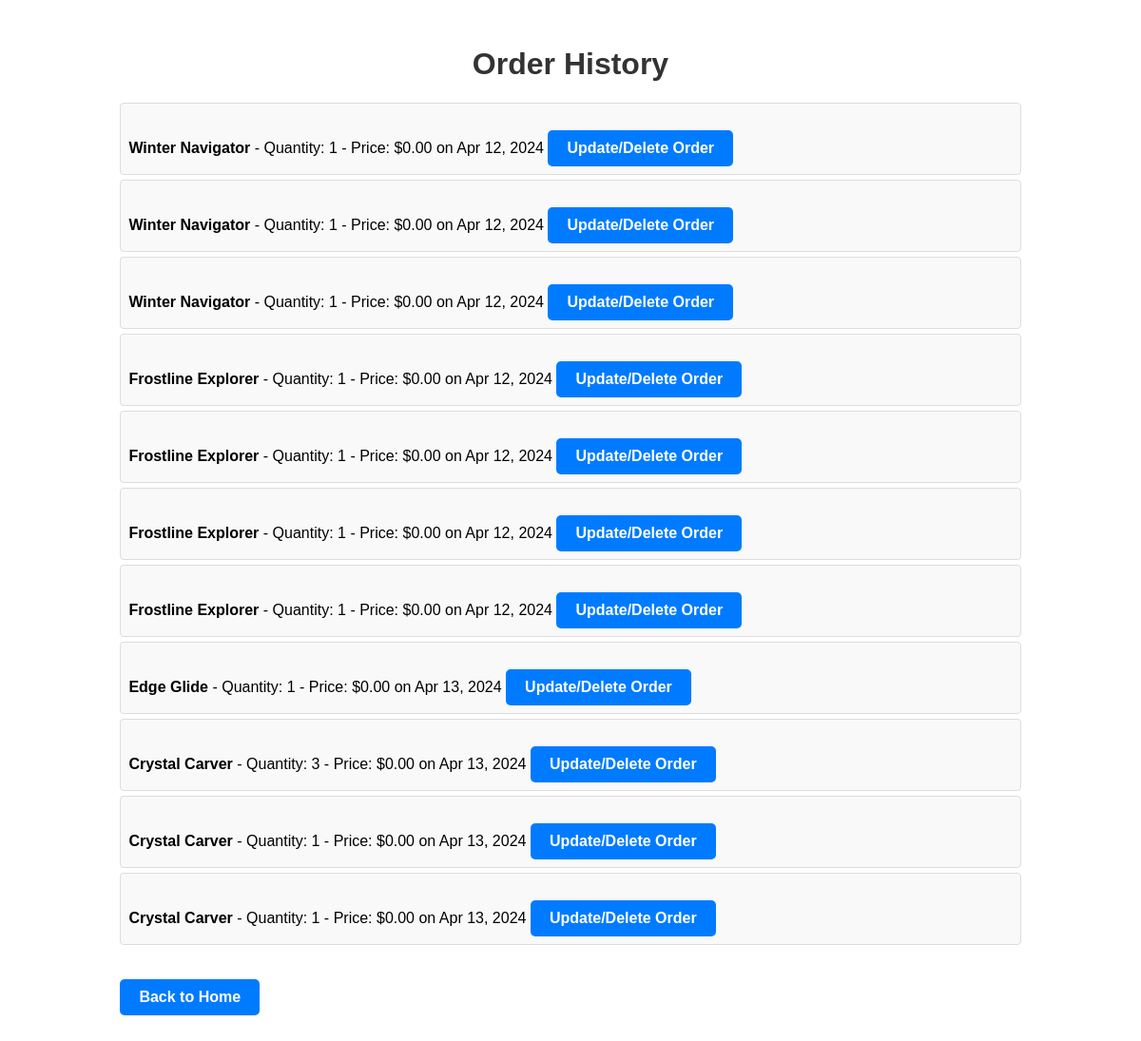
Before: /kittenfactory/order_history/ (signed in) with the older database file.
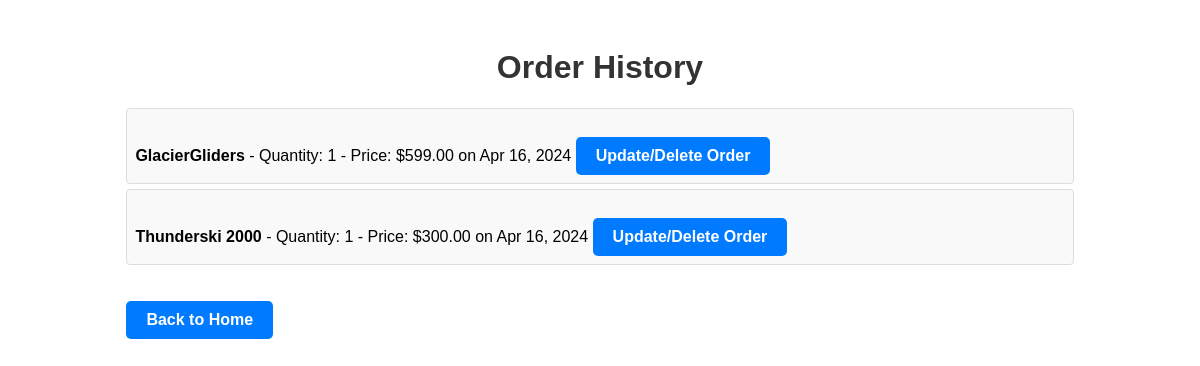
After: the same page with the newer database file.
### kittenfactory/models.py (models this page shows)
class Order(models.Model):
    customer = models.ForeignKey(Customer, on_delete=models.CASCADE)
    product = models.ForeignKey(Product, on_delete=models.CASCADE)
    quantity = models.IntegerField()
    date = models.DateField(auto_now_add=True)
    price = models.DecimalField(max_digits=8, decimal_places=2, default=0.00)

class Product(models.Model):
    name = models.CharField(max_length=200)
    price = models.DecimalField(max_digits=10, decimal_places=2)
    description = models.TextField()
    makeup = models.CharField(max_length = 50)
    size = models.IntegerField()

### kittenfactory/views.py (the view)
# urls.py: path('order_history/', OrderHistoryView.as_view(), name='order_history'),
@method_decorator(login_required, name='dispatch')
class OrderHistoryView(ListView):
    model = Order
    template_name = 'order_history.html'
    context_object_name = 'orders'
    def get_queryset(self):
        customer = Customer.objects.get(user=self.request.user)
        return Order.objects.filter(customer=customer)

### kittenfactory/templates/order_history.html (shortened to what this page needs)
{% block content %}
<div class="container">
    <h1>Order History</h1>
    {% if orders %}
        <ul>
            {% for order in orders %}
            <li>
                <strong>{{ order.product.name }}</strong> - Quantity: {{ order.quantity }} - Price: ${{ order.price }} on {{ order.date|date:"M d, Y" }}
                <a href="{% url 'order-details' pk=order.pk %}" class="btn">Update/Delete Order</a>
            </li>
            {% endfor %}
        </ul>
    {% else %}
        <p class="no-orders">You have no order history.</p>
    {% endif %}
    <a href="{% url 'home' %}" class="btn btn-secondary">Back to Home</a>
</div>
{% endblock %}

### kittenfactory/templates/order_history.html (style rules this page uses)
.container { width: 80%; margin: auto; padding: 20px; }
h1 { color: #333; text-align: center; }
ul { list-style: none; padding: 0; }
li { background-color: #f9f9f9; border: 1px solid #ddd; padding: 8px; margin-bottom: 5px; border-radius: 4px; }
a { color: #5D5C61; text-decoration: none; font-weight: bold; }
.btn { padding: 10px 20px; background-color: #007BFF; color: white; text-align: center; display: inline-block; border-radius: 5px; text-decoration: none; margin-top: 20px; }

Changed rows visible on the page:
removed Order: product.name "Winter Navigator", quantity "1", price "0.00", date "Apr 12, 2024"
removed Order: product.name "Winter Navigator", quantity "1", price "0.00", date "Apr 12, 2024"
removed Order: product.name "Winter Navigator", quantity "1", price "0.00", date "Apr 12, 2024"
removed Order: product.name "Frostline Explorer", quantity "1", price "0.00", date "Apr 12, 2024"
removed Order: product.name "Frostline Explorer", quantity "1", price "0.00", date "Apr 12, 2024"
removed Order: product.name "Frostline Explorer", quantity "1", price "0.00", date "Apr 12, 2024"
removed Order: product.name "Frostline Explorer", quantity "1", price "0.00", date "Apr 12, 2024"
removed Order: product.name "Edge Glide", quantity "1", price "0.00", date "Apr 13, 2024"
removed Order: product.name "Crystal Carver", quantity "3", price "0.00", date "Apr 13, 2024"
removed Order: product.name "Crystal Carver", quantity "1", price "0.00", date "Apr 13, 2024"
removed Order: product.name "Crystal Carver", quantity "1", price "0.00", date "Apr 13, 2024"
added Order: product.name "GlacierGliders", quantity "1", price "599.00", date "Apr 16, 2024"
added Order: product.name "Thunderski 2000", quantity "1", price "300.00", date "Apr 16, 2024"
